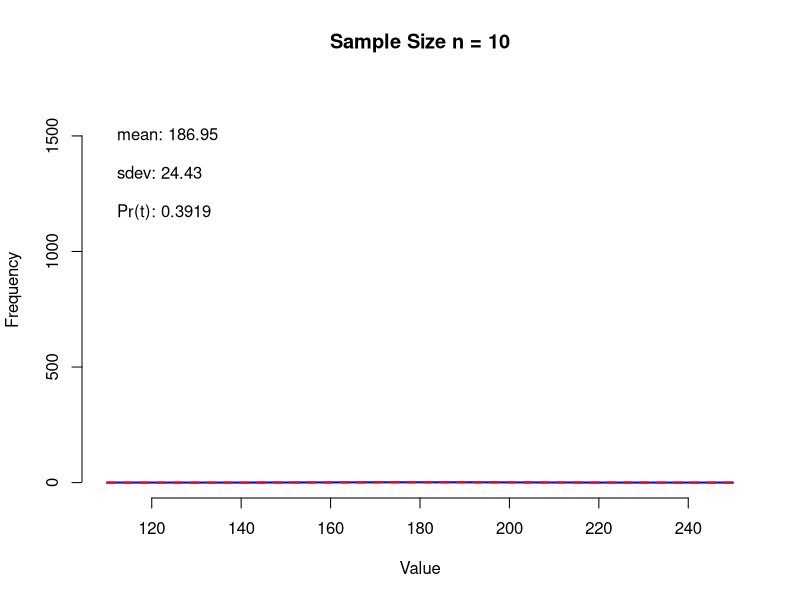

The R source for this figure:
## Step 1 - Visualization for different sample sizes

# Parameters of the normal distribution
mu <- 180
sd <- 20
sdd <- 3.5
bin.width <- sd / 3
x.min <- mu - (sdd * sd)
x.max <- mu + (sdd * sd)
y.max <- 10000 * 0.5 * bin.width / sd  # this y.max will be adjusted manually if needed for better plots
x <- seq(x.min, x.max, length=120)

# Function to plot for a given sample size
plot_sample <- function(n) {
  # set up graphic
  par(mfrow=c(1,1))
  
  v <- rnorm(n, mu, sd)
  hist(v, xlim=c(x.min, x.max), ylim=c(0, y.max),
       breaks = seq(mu-5*sd, mu+5*sd, by=bin.width),
       main=paste("Sample Size n =", n),
       xlab="Value", col="lightgray", border="white")
  
  # true normal distribution
  points(x, dnorm(x, mu, sd) * (n * bin.width),
         type="l", col="blue", lty=1, lwd=2)
  
  # estimated normal distribution from the sample
  points(x, dnorm(x, mean(v), sd(v)) * (n * bin.width),
         type="l", col="red", lty=2, lwd=2)
  
  # print sample parameters and Pr(t)
  text(x.min, 0.9 * y.max, paste("mean:", round(mean(v),2)), pos=4)
  text(x.min, 0.8 * y.max, paste("sdev:", round(sd(v),2)), pos=4)
  text(x.min, 0.7 * y.max,
       paste("Pr(t):", round((t.test(v, mu=mu))$p.value, 4)), pos=4)
}

# Plot for different sample sizes
plot_sample(10)
#plot_sample(100)
#plot_sample(10000)

# Clean up
par(mfrow=c(1,1))
